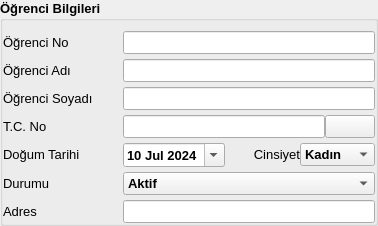
           <widget class="QGroupBox" name="gb_ogrenci_bilgileri">
            <property name="sizePolicy">
             <sizepolicy hsizetype="Preferred" vsizetype="Fixed">
              <horstretch>0</horstretch>
              <verstretch>0</verstretch>
             </sizepolicy>
            </property>
            <property name="font">
             <font>
              <family>Segoe UI</family>
              <pointsize>10</pointsize>
              <weight>75</weight>
              <italic>false</italic>
              <bold>true</bold>
             </font>
            </property>
            <property name="title">
             <string>Öğrenci Bilgileri</string>
            </property>
            <layout class="QGridLayout" name="gridLayout_4">
             <property name="leftMargin">
              <number>0</number>
             </property>
             <property name="topMargin">
              <number>10</number>
             </property>
             <property name="rightMargin">
              <number>0</number>
             </property>
             <property name="bottomMargin">
              <number>0</number>
             </property>
             <property name="horizontalSpacing">
              <number>0</number>
             </property>
             <property name="verticalSpacing">
              <number>5</number>
             </property>
             <item row="0" column="0">
              <layout class="QHBoxLayout" name="horizontalLayout_5">
               <item>
                <widget class="QLabel" name="label_2">
                 <property name="sizePolicy">
                  <sizepolicy hsizetype="Preferred" vsizetype="Fixed">
                   <horstretch>0</horstretch>
                   <verstretch>0</verstretch>
                  </sizepolicy>
                 </property>
                 <property name="minimumSize">
                  <size>
                   <width>120</width>
                   <height>0</height>
                  </size>
                 </property>
                 <property name="font">
                  <font>
                   <family>Segoe UI</family>
                   <pointsize>10</pointsize>
                   <weight>62</weight>
                   <italic>false</italic>
                   <bold>true</bold>
                  </font>
                 </property>
                 <property name="text">
                  <string>Öğrenci No</string>
                 </property>
                </widget>
               </item>
               <item>
                <widget class="QLineEdit" name="le_ogrenci_karti_no">
                 <property name="sizePolicy">
                  <sizepolicy hsizetype="Expanding" vsizetype="Fixed">
                   <horstretch>0</horstretch>
                   <verstretch>0</verstretch>
                  </sizepolicy>
                 </property>
                 <property name="font">
                  <font>
                   <family>Segoe UI</family>
                   <pointsize>10</pointsize>
                   <weight>50</weight>
                   <italic>false</italic>
                   <bold>false</bold>
                  </font>
                 </property>
                 <property name="readOnly">
                  <bool>true</bool>
                 </property>
                </widget>
               </item>
              </layout>
             </item>
             <item row="1" column="0">
              <layout class="QHBoxLayout" name="horizontalLayout_6">
               <item>
                <widget class="QLabel" name="label_3">
                 <property name="sizePolicy">
                  <sizepolicy hsizetype="Preferred" vsizetype="Fixed">
                   <horstretch>0</horstretch>
                   <verstretch>0</verstretch>
                  </sizepolicy>
                 </property>
                 <property name="minimumSize">
                  <size>
                   <width>120</width>
                   <height>0</height>
                  </size>
                 </property>
                 <property name="font">
                  <font>
                   <family>Segoe UI</family>
                   <pointsize>10</pointsize>
                   <weight>62</weight>
                   <italic>false</italic>
                   <bold>true</bold>
                  </font>
                 </property>
                 <property name="text">
                  <string>Öğrenci Adı</string>
                 </property>
                </widget>
               </item>
               <item>
                <widget class="QLineEdit" name="le_ogrenci_karti_adi">
                 <property name="font">
                  <font>
                   <family>Segoe UI</family>
                   <pointsize>10</pointsize>
                   <weight>50</weight>
                   <italic>false</italic>
                   <bold>false</bold>
                  </font>
                 </property>
                 <property name="inputMask">
                  <string/>
                 </property>
                 <property name="maxLength">
                  <number>32767</number>
                 </property>
                </widget>
               </item>
              </layout>
             </item>
             <item row="2" column="0">
              <layout class="QHBoxLayout" name="horizontalLayout_7">
               <item>
                <widget class="QLabel" name="label_4">
                 <property name="sizePolicy">
                  <sizepolicy hsizetype="Preferred" vsizetype="Fixed">
                   <horstretch>0</horstretch>
                   <verstretch>0</verstretch>
                  </sizepolicy>
                 </property>
                 <property name="minimumSize">
                  <size>
                   <width>120</width>
                   <height>0</height>
                  </size>
                 </property>
                 <property name="font">
                  <font>
                   <family>Segoe UI</family>
                   <pointsize>10</pointsize>
                   <weight>62</weight>
                   <italic>false</italic>
                   <bold>true</bold>
                  </font>
                 </property>
                 <property name="text">
                  <string>Öğrenci Soyadı</string>
                 </property>
                </widget>
               </item>
               <item>
                <widget class="QLineEdit" name="le_ogrenci_karti_soyadi">
                 <property name="font">
                  <font>
                   <family>Segoe UI</family>
                   <pointsize>10</pointsize>
                   <weight>50</weight>
                   <italic>false</italic>
                   <bold>false</bold>
                  </font>
                 </property>
                 <property name="inputMask">
                  <string/>
                 </property>
                </widget>
               </item>
              </layout>
             </item>
             <item row="3" column="0">
              <layout class="QHBoxLayout" name="horizontalLayout_8">
               <property name="rightMargin">
                <number>0</number>
               </property>
               <item>
                <widget class="QLabel" name="label_5">
                 <property name="sizePolicy">
                  <sizepolicy hsizetype="Preferred" vsizetype="Fixed">
                   <horstretch>0</horstretch>
                   <verstretch>0</verstretch>
                  </sizepolicy>
                 </property>
                 <property name="minimumSize">
                  <size>
                   <width>120</width>
                   <height>0</height>
                  </size>
                 </property>
                 <property name="font">
                  <font>
                   <family>Segoe UI</family>
                   <pointsize>10</pointsize>
                   <weight>62</weight>
                   <italic>false</italic>
                   <bold>true</bold>
                  </font>
                 </property>
                 <property name="text">
                  <string>T.C. No</string>
                 </property>
                </widget>
               </item>
               <item>
                <widget class="QLineEdit" name="le_ogrenci_karti_tcno">
                 <property name="font">
                  <font>
                   <family>Segoe UI</family>
                   <pointsize>10</pointsize>
                   <weight>50</weight>
                   <italic>false</italic>
                   <bold>false</bold>
                  </font>
                 </property>
                 <property name="inputMask">
                  <string/>
                 </property>
                 <property name="text">
                  <string/>
                 </property>
                 <property name="maxLength">
                  <number>32767</number>
                 </property>
                 <property name="echoMode">
                  <enum>QLineEdit::Normal</enum>
                 </property>
                </widget>
               </item>
               <item>
                <widget class="QPushButton" name="btn_ogrenci_karti_ara_tc_ile">
                 <property name="sizePolicy">
                  <sizepolicy hsizetype="Preferred" vsizetype="Fixed">
                   <horstretch>0</horstretch>
                   <verstretch>0</verstretch>
                  </sizepolicy>
                 </property>
                 <property name="minimumSize">
                  <size>
                   <width>50</width>
                   <height>0</height>
                  </size>
                 </property>
                 <property name="font">
                  <font>
                   <family>Segoe UI</family>
                   <pointsize>10</pointsize>
                   <weight>75</weight>
                   <italic>false</italic>
                   <bold>true</bold>
                  </font>
                 </property>
                 <property name="text">
                  <string/>
                 </property>
                 <property name="icon">
                  <iconset resource="../../Yazılım/Zv0.1/resources.qrc">
                   <normaloff>:/white/icons/white/search.svg</normaloff>:/white/icons/white/search.svg</iconset>
                 </property>
                </widget>
               </item>
              </layout>
             </item>
             <item row="4" column="0">
              <layout class="QHBoxLayout" name="horizontalLayout_9">
               <item>
                <widget class="QLabel" name="label_6">
                 <property name="sizePolicy">
                  <sizepolicy hsizetype="Preferred" vsizetype="Fixed">
                   <horstretch>0</horstretch>
                   <verstretch>0</verstretch>
                  </sizepolicy>
                 </property>
                 <property name="minimumSize">
                  <size>
                   <width>120</width>
                   <height>0</height>
                  </size>
                 </property>
                 <property name="font">
                  <font>
                   <family>Segoe UI</family>
                   <pointsize>10</pointsize>
                   <weight>62</weight>
                   <italic>false</italic>
                   <bold>true</bold>
                  </font>
                 </property>
                 <property name="text">
                  <string>Doğum Tarihi</string>
                 </property>
                </widget>
               </item>
               <item>
                <widget class="QDateEdit" name="dateEdit_ogrenci_karti_dogum_tarihi">
                 <property name="sizePolicy">
                  <sizepolicy hsizetype="Expanding" vsizetype="Fixed">
                   <horstretch>0</horstretch>
                   <verstretch>0</verstretch>
                  </sizepolicy>
                 </property>
                 <property name="calendarPopup">
                  <bool>true</bool>
                 </property>
                 <property name="date">
                  <date>
                   <year>2024</year>
                   <month>7</month>
                   <day>10</day>
                  </date>
                 </property>
                </widget>
               </item>
               <item>
                <layout class="QHBoxLayout" name="horizontalLayout_10">
                 <item>
                  <widget class="QLabel" name="label_8">
                   <property name="sizePolicy">
                    <sizepolicy hsizetype="Preferred" vsizetype="Fixed">
                     <horstretch>0</horstretch>
                     <verstretch>0</verstretch>
                    </sizepolicy>
                   </property>
                   <property name="minimumSize">
                    <size>
                     <width>75</width>
                     <height>0</height>
                    </size>
                   </property>
                   <property name="font">
                    <font>
                     <family>Segoe UI</family>
                     <pointsize>10</pointsize>
                     <weight>62</weight>
                     <italic>false</italic>
                     <bold>true</bold>
                    </font>
                   </property>
                   <property name="text">
                    <string>Cinsiyet</string>
                   </property>
                   <property name="alignment">
                    <set>Qt::AlignRight|Qt::AlignTrailing|Qt::AlignVCenter</set>
                   </property>
                  </widget>
                 </item>
                 <item>
                  <widget class="QComboBox" name="cbox_ogrenci_karti_cinsiyet">
                   <property name="sizePolicy">
                    <sizepolicy hsizetype="Expanding" vsizetype="Fixed">
                     <horstretch>0</horstretch>
                     <verstretch>0</verstretch>
                    </sizepolicy>
                   </property>
                   <property name="minimumSize">
                    <size>
                     <width>75</width>
                     <height>0</height>
                    </size>
                   </property>
                   <property name="font">
                    <font>
                     <family>Segoe UI</family>
                     <pointsize>10</pointsize>
                     <weight>75</weight>
                     <italic>false</italic>
                     <bold>true</bold>
                    </font>
                   </property>
                   <property name="layoutDirection">
                    <enum>Qt::LeftToRight</enum>
                   </property>
                   <item>
                    <property name="text">
                     <string>Kadın</string>
                    </property>
                   </item>
                   <item>
                    <property name="text">
                     <string>Erkek</string>
                    </property>
                   </item>
                  </widget>
                 </item>
                </layout>
               </item>
              </layout>
             </item>
             <item row="5" column="0">
              <layout class="QHBoxLayout" name="horizontalLayout_11">
               <item>
                <widget class="QLabel" name="label_7">
                 <property name="sizePolicy">
                  <sizepolicy hsizetype="Preferred" vsizetype="Fixed">
                   <horstretch>0</horstretch>
                   <verstretch>0</verstretch>
                  </sizepolicy>
                 </property>
                 <property name="minimumSize">
                  <size>
                   <width>120</width>
                   <height>0</height>
                  </size>
                 </property>
                 <property name="font">
                  <font>
                   <family>Segoe UI</family>
                   <pointsize>10</pointsize>
                   <weight>62</weight>
                   <italic>false</italic>
                   <bold>true</bold>
                  </font>
                 </property>
                 <property name="text">
                  <string>Durumu</string>
                 </property>
                </widget>
               </item>
               <item>
                <widget class="QComboBox" name="cbox_ogrenci_karti_durumu">
                 <property name="sizePolicy">
                  <sizepolicy hsizetype="Expanding" vsizetype="Fixed">
                   <horstretch>0</horstretch>
                   <verstretch>0</verstretch>
                  </sizepolicy>
                 </property>
                 <property name="font">
                  <font>
                   <family>Segoe UI</family>
                   <pointsize>10</pointsize>
                   <weight>75</weight>
                   <italic>false</italic>
                   <bold>true</bold>
                  </font>
                 </property>
                 <property name="layoutDirection">
                  <enum>Qt::LeftToRight</enum>
                 </property>
                 <property name="currentIndex">
                  <number>1</number>
                 </property>
                 <item>
                  <property name="text">
                   <string>Pasif</string>
                  </property>
                 </item>
                 <item>
                  <property name="text">
                   <string>Aktif</string>
                  </property>
                 </item>
                </widget>
               </item>
              </layout>
             </item>
             <item row="6" column="0">
              <layout class="QHBoxLayout" name="horizontalLayout_12">
               <item>
                <widget class="QLabel" name="label_9">
                 <property name="sizePolicy">
                  <sizepolicy hsizetype="Preferred" vsizetype="Fixed">
                   <horstretch>0</horstretch>
                   <verstretch>0</verstretch>
                  </sizepolicy>
                 </property>
                 <property name="minimumSize">
                  <size>
                   <width>120</width>
                   <height>0</height>
                  </size>
                 </property>
                 <property name="font">
                  <font>
                   <family>Segoe UI</family>
                   <pointsize>10</pointsize>
                   <weight>62</weight>
                   <italic>false</italic>
                   <bold>true</bold>
                  </font>
                 </property>
                 <property name="text">
                  <string>Adres</string>
                 </property>
                </widget>
               </item>
               <item>
                <widget class="QLineEdit" name="le_ogrenci_karti_adres">
                 <property name="font">
                  <font>
                   <family>Segoe UI</family>
                   <pointsize>10</pointsize>
                   <weight>50</weight>
                   <italic>false</italic>
                   <bold>false</bold>
                  </font>
                 </property>
                </widget>
               </item>
              </layout>
             </item>
            </layout>
           </widget>
